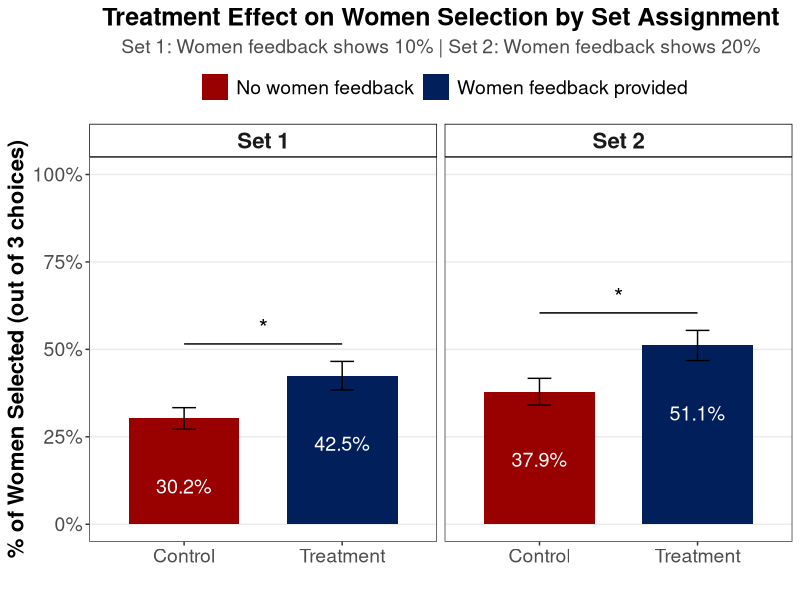
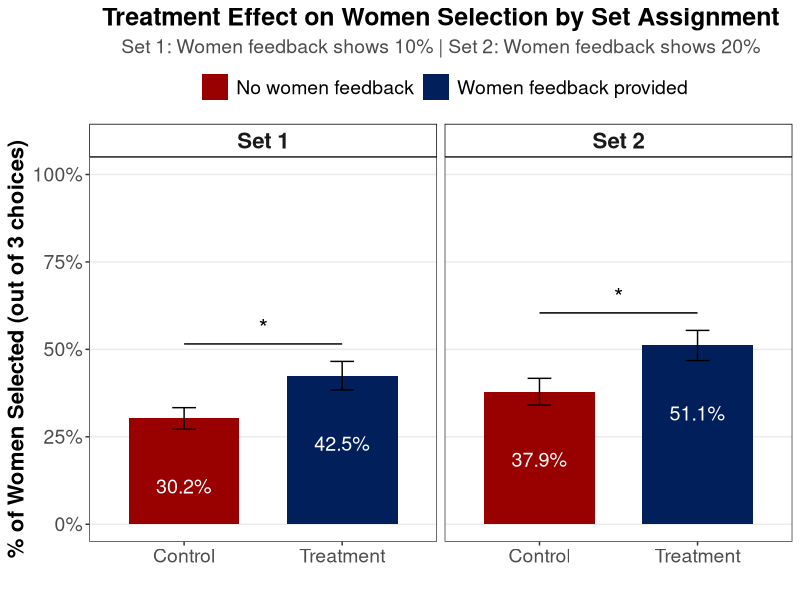

R code for these plots, in order:
# Visualization by Set Assignment
# This creates a combined figure showing treatment effects separately for Set 1 and Set 2

library(dplyr)
library(ggplot2)
library(tidyverse)

# Read the data
d0 <- read.csv('Study5.csv', check.names = F)

# Function to convert p-value to significance stars
get_sig_stars <- function(p) {
  if (p < 0.001) return("***")
  else if (p < 0.01) return("**")
  else if (p < 0.05) return("*")
  else return("n.s.")
}

# Calculate descriptive statistics by set and treatment for women
dwomen_by_set <- d0 |>
  dplyr::select(women_feedback, women_proportion, set_num) |>
  dplyr::group_by(set_num, women_feedback) |>
  dplyr::summarise(
    n = n(),
    freq = mean(women_proportion),
    sd = sd(women_proportion) * 100,
    se = (sd(women_proportion) / sqrt(n())) * 100,
    .groups = 'drop'
  ) |>
  dplyr::mutate(
    Condition = case_when(
      women_feedback == 1 ~ "Treatment",
      TRUE ~ "Control"
    ),
    Set = paste0("Set ", set_num)
  )

# Calculate p-values for each set
library(lmtest)
library(sandwich)

robust_summary <- function(model) {
    robust_se <- sqrt(diag(vcovHC(model, type = "HC3")))
    model_summary <- summary(model)
    model_summary$coefficients[, "Std. Error"] <- robust_se
    model_summary$coefficients[, "t value"] <- model_summary$coefficients[, "Estimate"] / robust_se
    model_summary$coefficients[, "Pr(>|t|)"] <- 2 * pt(-abs(model_summary$coefficients[, "t value"]),
                                                        df = model_summary$df[2], lower.tail = TRUE)
    return(model_summary)
}

# Test treatment effect within each set
d0_set1 <- d0 |> filter(set_num == 1)
d0_set2 <- d0 |> filter(set_num == 2)

r_set1 <- lm(women_proportion ~ women_feedback, data = d0_set1)
r_set2 <- lm(women_proportion ~ women_feedback, data = d0_set2)

p_set1 <- robust_summary(r_set1)$coefficients["women_feedback", "Pr(>|t|)"]
p_set2 <- robust_summary(r_set2)$coefficients["women_feedback", "Pr(>|t|)"]

sig_set1 <- get_sig_stars(p_set1)
sig_set2 <- get_sig_stars(p_set2)

# Add significance labels to the data
dwomen_by_set <- dwomen_by_set |>
  mutate(sig_label = case_when(
    set_num == 1 ~ sig_set1,
    set_num == 2 ~ sig_set2
  ))

# Create the plot
p_by_set <- ggplot(dwomen_by_set, aes(x = Condition, y = freq*100, fill = Condition)) +
  geom_bar(stat="identity", width = 0.7, position = position_dodge(width = 0.7)) +
  geom_text(aes(label=paste0(sprintf("%.1f", freq*100),"%")),
            position=position_dodge(width=0.7), vjust=5, size = 5, color = "white") +
  geom_errorbar(aes(ymin=freq*100-se, ymax=freq*100+se), width = .15,
                position = position_dodge(width = 0.7)) +
  facet_wrap(~Set, nrow = 1) +
  geom_segment(data = dwomen_by_set %>% filter(Condition == "Treatment"),
               aes(x = 1, xend = 2, y = freq*100 + se + 5, yend = freq*100 + se + 5),
               inherit.aes = FALSE) +
  geom_text(data = dwomen_by_set %>% filter(Condition == "Treatment"),
            aes(x = 1.5, y = freq*100 + se + 7, label = sig_label),
            inherit.aes = FALSE, vjust = 0, size = 6) +
  theme_bw() +
  scale_fill_manual(values = c("Control" = "#990000", "Treatment" = "#011F5B"),
                    labels = c("No women feedback", "Women feedback provided")) +
  scale_y_continuous(labels = function(x) paste0(x,"%"), limits = c(0,100)) +
  labs(x = "",
       y = "% of Women Selected (out of 3 choices)",
       title = "Treatment Effect on Women Selection by Set Assignment",
       subtitle = "Set 1: Women feedback shows 10% | Set 2: Women feedback shows 20%",
       fill = "") +
  theme(plot.title = element_text(face = "bold", size = 18, hjust = 0.5),
        plot.subtitle = element_text(size = 14, hjust = 0.5, color = "gray30"),
        legend.position = "top",
        legend.text = element_text(size = 14),
        legend.key.size = unit(7, 'mm'),
        legend.background = element_rect(fill = "white"),
        panel.grid.minor = element_blank(),
        panel.grid.major.x = element_blank(),
        axis.title.x = element_text(size = 16),
        axis.title.y = element_text(size = 16, face = "bold"),
        axis.text.x = element_text(size = 14),
        axis.text.y = element_text(size = 14),
        strip.text = element_text(size = 16, face = "bold"),
        strip.background = element_rect(fill = "white", color = "black"))

print(p_by_set)

# Save the plot
ggsave("Figure-Study5-BySet.pdf", plot = p_by_set, width = 10, height = 7,
       units = "in", device = cairo_pdf, family = "Times New Roman")

# Print the statistics
cat("\n=== Treatment Effect Statistics by Set ===\n\n")
cat("Set 1 (Women feedback shows 10%):\n")
print(robust_summary(r_set1))
cat("\nSet 2 (Women feedback shows 20%):\n")
print(robust_summary(r_set2))

# Calculate effect sizes
effect_set1 <- coef(r_set1)["women_feedback"] * 100
effect_set2 <- coef(r_set2)["women_feedback"] * 100

cat("\n=== Effect Sizes ===\n")
cat(sprintf("Set 1 effect: %.2f percentage points (p = %.4f) %s\n",
            effect_set1, p_set1, sig_set1))
cat(sprintf("Set 2 effect: %.2f percentage points (p = %.4f) %s\n",
            effect_set2, p_set2, sig_set2))
cat(sprintf("Difference: %.2f percentage points\n", effect_set2 - effect_set1))

# Test if the effects are significantly different (interaction)
r_interaction <- lm(women_proportion ~ women_feedback * set_num, data = d0)
p_interaction <- robust_summary(r_interaction)$coefficients["women_feedback:set_num", "Pr(>|t|)"]
cat(sprintf("\nInteraction test (are effects different?): p = %.4f\n", p_interaction))

# Descriptive statistics table
cat("\n=== Descriptive Statistics ===\n")
print(dwomen_by_set %>% select(Set, Condition, n, freq, se))
